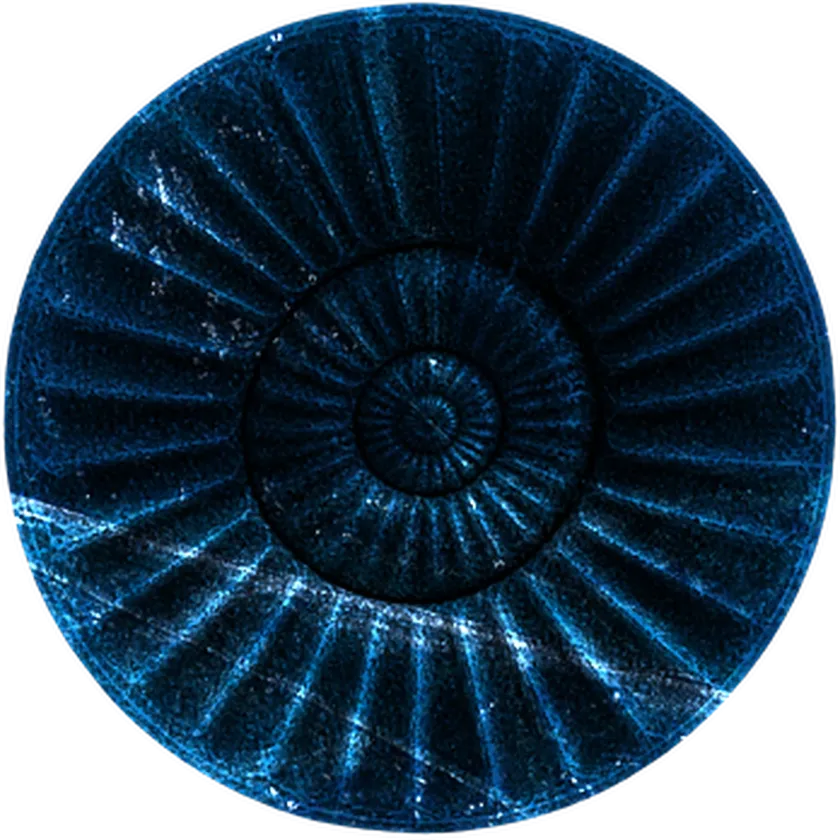
#> input picture assets/img/ammonite.webp, 840 x 840 px, shrunk from 1024 x 1024 before the run, found by its file name
$ python disc.py assets/img/ammonite.webp
#> lines starting #> are read from the running program, lines starting #| are printed output that depends on the picture; after the words box and inside, x2 and y2 are one past the last pixel; in counts of white or black regions, pixels touching at a corner belong together
"""Gate a spinning disc on circularity and centre, for the Music match cut.

The Music hero cross-fades a rotating ammonite into a rotating jog wheel. The
cut only reads as one object changing if both discs share a centre and a
diameter — and because both are ROTATING, any error is not static: an off-centre
disc wobbles, and a non-circular one pumps, once per revolution. Neither is
visible in a still, which is exactly why this is a measurement and not a look.

    python tools/disc.py assets/img/ammonite.webp

Reports, from the alpha channel:

  bbox aspect   width/height of the opaque bounding box. 1.000 is a circle.
                >2% out and the disc pumps as it turns.
  centroid      the opaque mass centre, as a fraction of the bbox. 0.5/0.5
                is balanced. >1% out and the disc wobbles on its axis.
  fill ratio    opaque area against the area of the circle its bbox implies,
                so a solid disc approaches 1.000. Far below that means the
                shape is not really a disc and the rotation will read as a
                shape tumbling rather than a wheel spinning. (Divide by the
                square bbox instead and a disc gives pi/4 = 0.785 — this tool
                deliberately does not, because the useful question is 'how
                close to a circle', not 'how much of the square'.)

The numbers that matter are printed for BOTH discs so they can be compared —
`--against` takes the other disc and reports the diameter ratio the CSS must
apply to make them the same size on screen.
"""

import argparse

import numpy as np
from PIL import Image


def measure(path):
#> called with path = 'assets/img/ammonite.webp'
    a = np.asarray(Image.open(path).convert("RGBA")).astype(np.float64)
    al = a[..., 3]
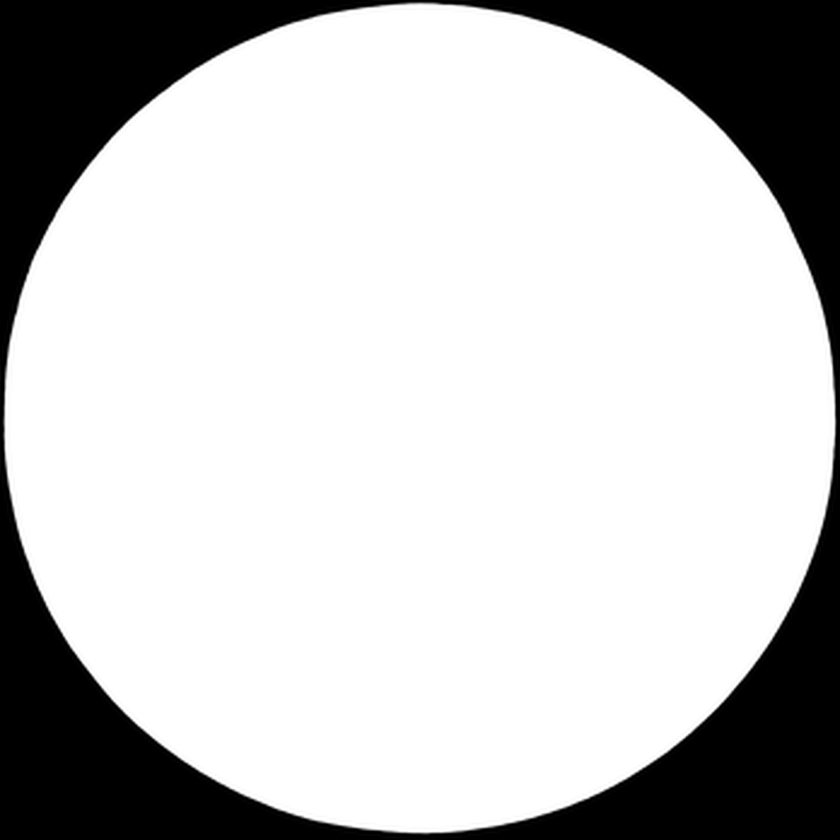
#> al: shape (840, 840) float64; min 0, max 255, mean 196.6
    solid = al > 128
#> solid: shape (840, 840) bool; 77.1% white; 1 black region, box (x1, y1, x2, y2) and area: (0, 0, 840, 840) 161707
    if not solid.any():
        raise SystemExit(f"{path}: no opaque pixels — is this a cutout?")

    ys, xs = np.where(solid)
    x0, x1, y0, y1 = xs.min(), xs.max() + 1, ys.min(), ys.max() + 1
#> x0 = 4; x1 = 836; y0 = 3; y1 = 833
    w, h = x1 - x0, y1 - y0
#> w = 832; h = 830

    # Centroid of the opaque mass, relative to the bounding box.
    cx = (xs.mean() - x0) / w
#> cx = 0.499
    cy = (ys.mean() - y0) / h
#> cy = 0.5

    area = solid.sum()
#> area = 543893
    fill = area / (np.pi * (max(w, h) / 2.0) ** 2)
#> fill = 1

    return {
        "path": path,
        "bbox": (int(x0), int(x1), int(y0), int(y1)),
        "w": int(w),
        "h": int(h),
        "aspect": w / h,
        "cx": cx,
        "cy": cy,
        "fill": fill,
        "partial": float(((al > 0) & (al < 255)).mean() * 100),
    }


def report(m):
    print(f"{m['path']}")
    print(f"  opaque bbox     {m['w']}x{m['h']}  at x{m['bbox'][0]}-{m['bbox'][1]} y{m['bbox'][2]}-{m['bbox'][3]}")
    ok_a = abs(m["aspect"] - 1.0) <= 0.02
    print(f"  bbox aspect     {m['aspect']:.3f}   {'ok' if ok_a else 'FAIL — disc will pump as it turns'}")
    ok_c = abs(m["cx"] - 0.5) <= 0.01 and abs(m["cy"] - 0.5) <= 0.01
    print(f"  centroid        {m['cx']:.3f} / {m['cy']:.3f}   {'ok' if ok_c else 'FAIL — disc will wobble on its axis'}")
    print(f"  fill ratio      {m['fill']:.3f}   (a solid disc approaches 1.000)")
    print(f"  partial alpha   {m['partial']:.2f}%   (clamp with tools/whitepoint.py --alpha)")
    return ok_a and ok_c


if __name__ == "__main__":
    ap = argparse.ArgumentParser(description=__doc__)
    ap.add_argument("src")
    ap.add_argument("--against", help="the other disc, to report the diameter ratio")
    a = ap.parse_args()

    m = measure(a.src)
#> m = 9 items
    ok = report(m)
#| assets/img/ammonite.webp
#|   opaque bbox     832x830  at x4-836 y3-833
#> in report, `ok_a = abs(m["aspect"] - 1.0) <= 0.02`: ok_a = True
#|   bbox aspect     1.002   ok
#|   centroid        0.499 / 0.500   ok
#|   fill ratio      1.000   (a solid disc approaches 1.000)
#|   partial alpha   3.96%   (clamp with tools/whitepoint.py --alpha)
#> ok = True

    if a.against:
        n = measure(a.against)
        print()
        ok = report(n) and ok
        ratio = max(m["w"], m["h"]) / max(n["w"], n["h"])
        print()
        print(f"  diameter ratio  {a.src} is {ratio:.4f}x {a.against}")
        print(f"  -> to render at the same size, scale the second by {ratio:.4f}")

    raise SystemExit(0 if ok else 1)
#> (the program exits here)
